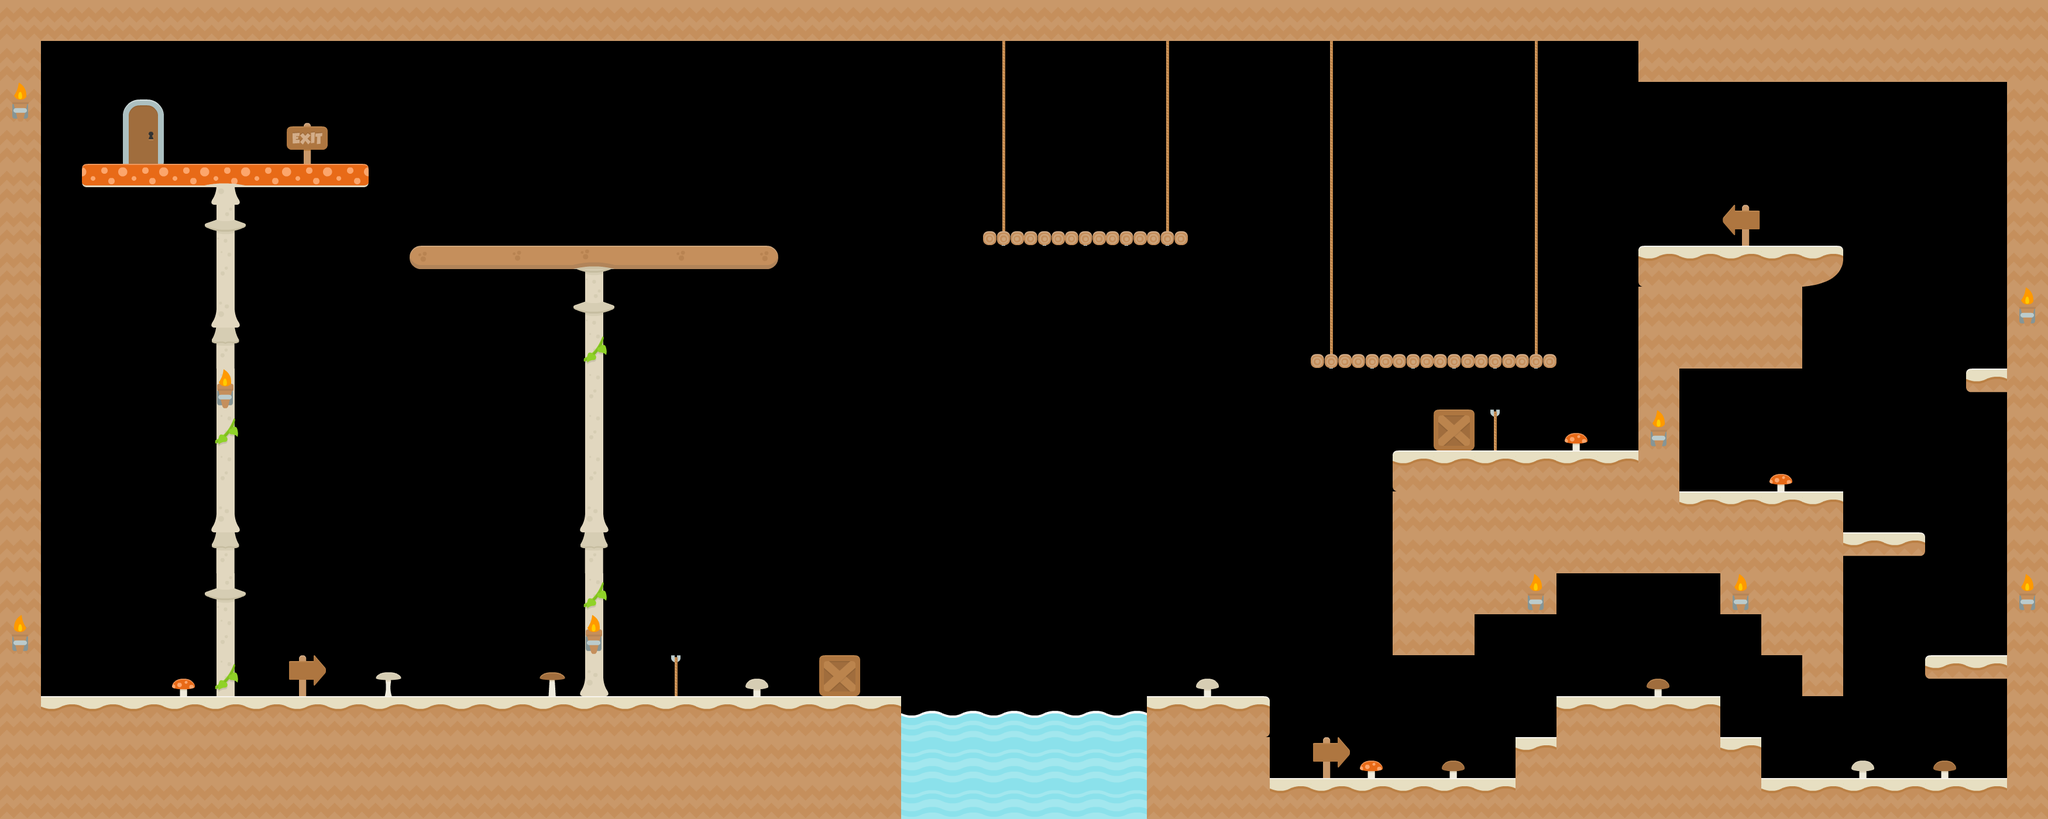

A 2D game scene composited from a Tiled map and its tileset images. What follows is a short description and the map's XML, with each tile layer's data collapsed to a summary:
An orthogonal 50x20 tile map with 70x70 px tiles, 5 tile layers (Limite, Object, CollisionLayer, End, ...), 4 tilesets.

<map version="1.0" orientation="orthogonal" renderorder="right-down" width="50" height="20" tilewidth="70" tileheight="70" nextobjectid="51">
 <tileset firstgid="1" name="sheet" tilewidth="70" tileheight="70" tilecount="98" columns="14">
  <image source="tiles/map/sheet.png" width="980" height="490" />
  <tile id="84">
   <properties>
    <property name="tileType" value="air" />
   </properties>
  </tile>
 </tileset>
 <tileset firstgid="99" name="tiles_spritesheet" tilewidth="70" tileheight="70" spacing="2" tilecount="156" columns="12">
  <image source="tiles/map/tiles_spritesheet.png" width="914" height="936" />
  <tile id="53">
   <properties>
    <property name="tileType" value="half" />
   </properties>
  </tile>
  <tile id="65">
   <properties>
    <property name="tileType" value="half" />
   </properties>
  </tile>
  <tile id="77">
   <properties>
    <property name="tileType" value="half" />
   </properties>
  </tile>
  <tile id="124">
   <properties>
    <property name="tileType" value="halfDown" />
   </properties>
  </tile>
 </tileset>
 <tileset firstgid="255" name="spritesheet" tilewidth="70" tileheight="70" spacing="1" tilecount="49" columns="7">
  <image source="tiles/map/spritesheet.png" width="512" height="512" />
 </tileset>
 <tileset firstgid="304" name="grayy" tilewidth="32" tileheight="32" tilecount="800" columns="20">
  <image source="tiles/map/grassy_tileset.png" width="640" height="1280" />
 </tileset>
 <layer name="Limite" width="50" height="20">
  <data>[1000 cells, 1000 non-empty, 2 distinct tile ids]</data>
 </layer>
 <layer name="Object" width="50" height="20">
  <data>[1000 cells, 1000 non-empty, 19 distinct tile ids]</data>
 </layer>
 <layer name="CollisionLayer" width="50" height="20">
  <data>[1000 cells, 1000 non-empty, 19 distinct tile ids]</data>
 </layer>
 <layer name="End" width="50" height="20">
  <data>[1000 cells, 1000 non-empty, 3 distinct tile ids]</data>
 </layer>
 <layer name="Object2" width="50" height="20">
  <data>[1000 cells, 1000 non-empty, 3 distinct tile ids]</data>
 </layer>
</map>
